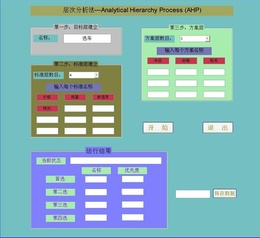
%> input picture program/prog/1.JPG, 260 x 238 px, shrunk from 856 x 783 before the run
$ octave --eval "xiaobo_edge('1.JPG');"   (GNU Octave 9; MATLAB toolbox functions it lacks are replaced by stand-ins)
%> lines starting %> are read from the running program, lines starting %| are printed output that depends on the picture
### program/prog/local_max_mode.m
%求纵向细节v和横行细节h的合成及模极大值
function [out1,out2] = local_max_mode(v,h,thr,a0,n);

[row,col] =size(v);

for irow=1:row
    for jcol=1:col
        mf(irow,jcol) = sqrt(v(irow,jcol)^2 + h(irow,jcol)^2);
        af(irow,jcol) = atand(v(irow,jcol)/(h(irow,jcol)+eps));
    end
end

m1=(n+1)/2;%n为奇数是模板的大小
m2=(n-1)/2;

max_mf=wthresh(mf,'h',thr);
temp_mf=max_mf;
%对模长取自适应阀值
for irow=m1:(row-m1)
    for jcol=m1:(col-m1)
        if max_mf(irow,jcol)>0
           lefttop_h=irow-m2;%左上角横坐标
           lefttop_v=jcol-m2;%左上角纵坐标
           sub_c=sub_m(max_mf,lefttop_h,lefttop_v,n);
%            mean_arry=mean(sub_c);
%            mean_thr=mean(mean_arry);
%            sub_c=wthresh(sub_c,'h',mean_thr);
           if rank_c(sub_c,max_mf(irow,jcol),m1^2)
              temp_mf(irow,jcol)=0;
           else
              mean_array=mean(sub_c);
              adapt_thr=mean(mean_array)*a0;
              temp_mf(irow,jcol)=wthresh(max_mf(irow,jcol),'h',adapt_thr);
           end
        end
    end
end

max_mf=temp_mf;
edge_mf(row,col)=0;%模的极大值
% grad(row,col)=-1;%梯度方向

% -1代表非极值点
% 0代表-22.5度至22.5度
% 1代表22.5度至67.5度
% 3代表-22.5度至-67.5度
% 2代表67.5度至90度以及-67.5度至-90度

for irow=2:row-1
    for jcol=2:col-1
       if max_mf(irow,jcol)<=0
          if max_mf(irow,jcol)>=max_mf(irow+1,jcol)
             edge_mf(irow,jcol) = max_mf(irow,jcol);
          else
             edge_mf(irow,jcol)=0;
          end
       end
       atan_temp=af(irow,jcol);
       switch atan_temp
           case (atan_temp>=-22.5)&(atan_temp<22.5)
                if (max_mf(irow,jcol+1)<=max_mf(irow,jcol))&(max_mf(irow,jcol-1)<=max_mf(irow,jcol))
                    edge_mf(irow,jcol) = max_mf(irow,jcol);
                end
           case (atan_temp>=22.5)&(atan_temp<67.5)

                if (max_mf(irow-1,jcol+1)<=max_mf(irow,jcol))&(max_mf(irow+1,jcol-1)<=max_mf(irow,jcol))
                    edge_mf(irow,jcol) = max_mf(irow,jcol);
                end
           case (atan_temp>=-67.5)&(atan_temp<-22.5)
                if (max_mf(irow-1,jcol-1)<=max_mf(irow,jcol))&(max_mf(irow+1,jcol+1)<=max_mf(irow,jcol))
                    edge_mf(irow,jcol) = max_mf(irow,jcol);
                end
           otherwise
                if (max_mf(irow-1,jcol)<=max_mf(irow,jcol))&(max_mf(irow+1,jcol)<=max_mf(irow,jcol))
                    edge_mf(irow,jcol) = max_mf(irow,jcol);
                end
       end %end switch

   end
end

out1 = edge_mf;
out2 = af;

### program/prog/guiyi.m
function [out]=guiyi(c)


[row,col]=size(c);

max_c=max(c);

max_cc=max(max_c);

min_c=min(c);

min_cc=min(min_c);


for irow=1:row

    for jcol=1:col

        c(irow,jcol)= (c(irow,jcol)-min_cc)/(max_cc-min_cc+eps);

    end

end

out=c;

### program/prog/xiaobo_edge.m
 function xiaobo_edge(infile)
%> called with infile = '1.JPG'

global myfigure

I = imread(infile);
%> I is the input picture: size 238x260x3 uint8; mean R, G, B 139.2, 182.2, 188.4
[row,col]=size(I);
%> row = 238; col = 780

mybar=waitbar(0,'请稍等,程序正在运行,去喝杯咖啡再来....');

wname='bior4.4'
%

% subplot('Position',[0.1 0.4 0.3 0.3]);
% imshow(I);
% title('原图');
%
[ca1,ch1,cv1,cd1] = dwt2(I,wname);
waitbar(0.1);
[ca2,ch2,cv2,cd2] = dwt2(ca1,wname);
waitbar(0.2);
[ca3,ch3,cv3,cd3] = dwt2(ca2,wname);
thr=4;a0=1;n=7;
[edge_mf1,grads1] = local_max_mode(cv1,ch1,thr,a0,n);
%> after the loop in local_max_mode, `for irow=1:row`:
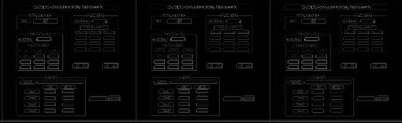
%> mf: size 123x402 double; min 3.28e-10, max 102.6, mean 8.9
%> after the loop in local_max_mode, `for irow=m1:(row-m1)`: adapt_thr = 18.73; lefttop_h = 116; lefttop_v = 355; mean_array = [13.94 18.23 24.17 29.9 15.57 14.57 14.71]; sub_c = [4.96 0 0 0 0 0 0; 0 0 0 0 0 0 0; 0 0 0 0 0 0 0; 0 0 4.16 5 0 0 0; 10.92 12.93 13 14.46 12.53 12.98 12.85; 38.22 38.25 37.35 37.3 37.49 38.31 38.22; 55.44 56.88 56.38 57.47 55.86 56.47 56.35]
%> in local_max_mode, `edge_mf(row,col)=0;`: edge_mf: size 123x402 double; every value is 0
%> after the loop in local_max_mode, `for irow=2:row-1`: edge_mf: size 123x402 double; min 0, max 102.6, mean 4.2
thr=15;a0=1;n=5;
waitbar(0.3);
[edge_mf2,grads2] = local_max_mode(cv2,ch2,thr,a0,n);
%> call 2 of local_max_mode, with thr = 15, a0 = 1, n = 5
%> after the loop in local_max_mode (call 2), `for irow=1:row`:
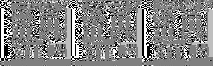
%> af: size 66x213 double; min -90, max 90, mean 3.7; drawn with min black and max white
%> after the loop in local_max_mode (call 2), `for irow=m1:(row-m1)`:
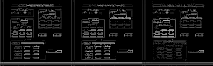
%> temp_mf: size 66x213 double; min 0, max 177.8, mean 19.4
%> after the loop in local_max_mode (call 2), `for irow=m1:(row-m1)`: adapt_thr = 42.25; lefttop_h = 61; lefttop_v = 208; mean_array = [42.1 42.01 42.5 42.02 42.59]; sub_c = [0 0 0 0 0; 0 0 0 0 0; 97.72 97.5 98.81 97.89 99.12; 50.32 50.21 51.02 50.71 51.28; 62.44 62.35 62.69 61.51 62.56]
%> in local_max_mode (call 2), `edge_mf(row,col)=0;`: edge_mf: size 66x213 double; every value is 0
%> after the loop in local_max_mode (call 2), `for irow=2:row-1`: edge_mf: size 66x213 double; min 0, max 177.8, mean 11.9
thr=30;a0=1;n=3;
[edge_mf3,grads3] = local_max_mode(cv3,ch3,thr,a0,n);
%> call 3 of local_max_mode, with thr = 30, a0 = 1, n = 3
%> after the loop in local_max_mode (call 3), `for irow=m1:(row-m1)`:
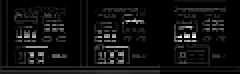
%> temp_mf: size 37x120 double (shown 2 times larger); min 0, max 766.1, mean 47.8; drawn with min black and max white
%> after the loop in local_max_mode (call 3), `for irow=m1:(row-m1)`: adapt_thr = 53.63; lefttop_h = 34; lefttop_v = 117; mean_array = [53.62 53.55 53.71]; sub_c = [59.44 59.36 59.54; 31.33 31.28 31.4; 70.1 70.01 70.2]
%> in local_max_mode (call 3), `edge_mf(row,col)=0;`: edge_mf: size 37x120 double; every value is 0
%> after the loop in local_max_mode (call 3), `for irow=2:row-1`: edge_mf: size 37x120 double; min 0, max 766.1, mean 32.6
%
waitbar(0.4);
edge_mf1=guiyi(edge_mf1);
%> in guiyi, `max_c=max(c);`: max_c = 402 values, max 102.6 at index 178, min 0 at index 1, mean 62.58
%> in guiyi, `max_cc=max(max_c);`: max_cc = 102.6
%> in guiyi, `min_c=min(c);`: min_c = 402 values from 0 to 0
%> in guiyi, `min_cc=min(min_c);`: min_cc = 0
%> after the loop in guiyi, `for irow=1:row`:
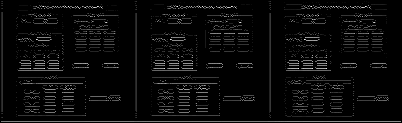
%> c: size 123x402 double; min 0, max 1, mean 0.0407
edge_mf2=guiyi(edge_mf2);
%> in guiyi (call 2), `max_c=max(c);`: max_c = 213 values, max 177.8 at index 174, min 0 at index 1, mean 131.7
%> in guiyi (call 2), `max_cc=max(max_c);`: max_cc = 177.8
%> in guiyi (call 2), `min_c=min(c);`: min_c = 213 values from 0 to 0
%> after the loop in guiyi (call 2), `for irow=1:row`:
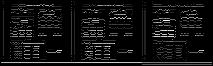
%> c: size 66x213 double; min 0, max 1, mean 0.0672
edge_mf3=guiyi(edge_mf3);
%> in guiyi (call 3), `max_c=max(c);`: max_c = 120 values, max 766.1 at index 98, min 0 at index 1, mean 312.2
%> in guiyi (call 3), `max_cc=max(max_c);`: max_cc = 766.1
%> in guiyi (call 3), `min_c=min(c);`: min_c = 120 values from 0 to 0
%> after the loop in guiyi (call 3), `for irow=1:row`:
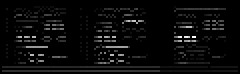
%> c: size 37x120 double (shown 2 times larger); min 0, max 1, mean 0.0426

waitbar(0.5);
%
ca3=wthresh(ca3,'h',3000000);
%> ca3: size 37x40x3 double; every value is 0
ca2=wthresh(ca2,'h',3000000);
%> ca2: size 66x71x3 double; every value is 0
ca1=wthresh(ca1,'h',3000000);
%> ca1: size 123x134x3 double; every value is 0
%> (the run ends here)
